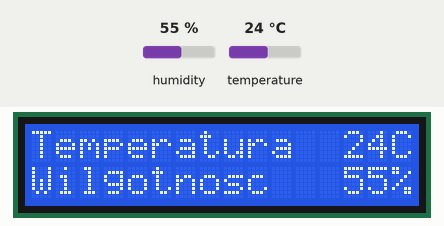
Bench run of a sketch on a simulated Arduino Uno, built with avr-gcc and run on an emulated ATmega328P. Parts: 16×2 character LCD. Inputs (shaded band) come from the test bench; at power-on: humidity 55 %, temperature 24 °C.

Above: at 1.2 s.
1.3 s: humidity set to 22 %
At 2.8 s:
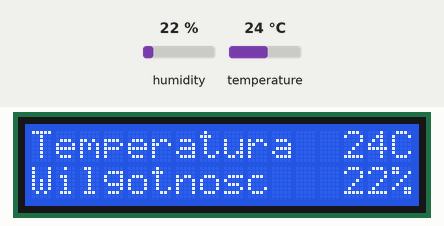
3.7 s: temperature set to 12 °C
At 4.8 s:
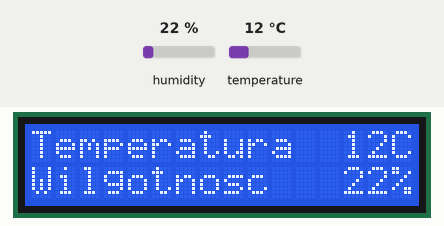
5.8 s: humidity set to 40 %
At 6.9 s:
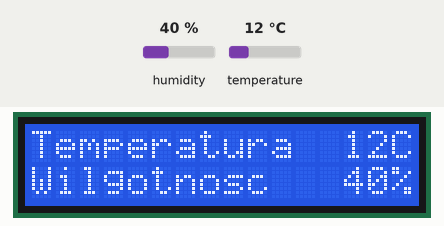
7.9 s: temperature set to 19 °C
At 8.9 s:
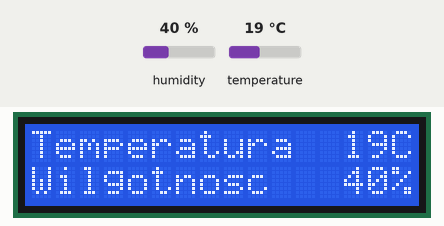
Timing chart, 0 to 10.9 s (numbered marks = the images above; inputs shaded):
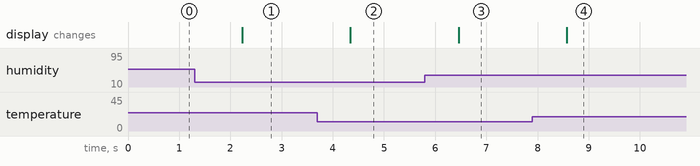

The sketch:

projekt.ino
```cpp
#include <SimpleDHT.h>
#include <Wire.h>
#include <LiquidCrystal_I2C.h>

// for DHT11,

int pinDHT11 = 2;
SimpleDHT11 dht11(pinDHT11);
LiquidCrystal_I2C lcd(0x27, 16, 2);

void setup() {
  lcd.begin();
  lcd.backlight();
}


void loop() {
  // read without samples.
  byte stopnie = 0; //deklaruje wartość zmienną o naziwie stopnie
  byte wilgoc = 0;  //deklaruje wartość zmienną o naziwie wilgoc
    int err = SimpleDHTErrSuccess;
  if ((err = dht11.read(&stopnie, &wilgoc, NULL)) != SimpleDHTErrSuccess) {
    lcd.print("error");
    delay(1000);
    return;
  }

  lcd.setCursor(0, 0);
  lcd.print("Temperatura  "); //wyświetla na lcd tempertaura
  lcd.print((int)stopnie);   //wyświetl stopnie
  lcd.print("C ");
  lcd.setCursor(0, 1);
  lcd.print("Wilgotnosc   ");
  lcd.print((int)wilgoc);
  lcd.print("% ");
  delay(1000);
}
```

Measured:
- after the input at 1.3 s, the display: changes after 0.93 s (image 1)
- after the input at 3.7 s, the display: changes after 0.65 s (image 2)
- after the input at 5.8 s, the display: changes after 0.66 s (image 3)
- after the input at 7.9 s, the display: changes after 0.67 s (image 4)
